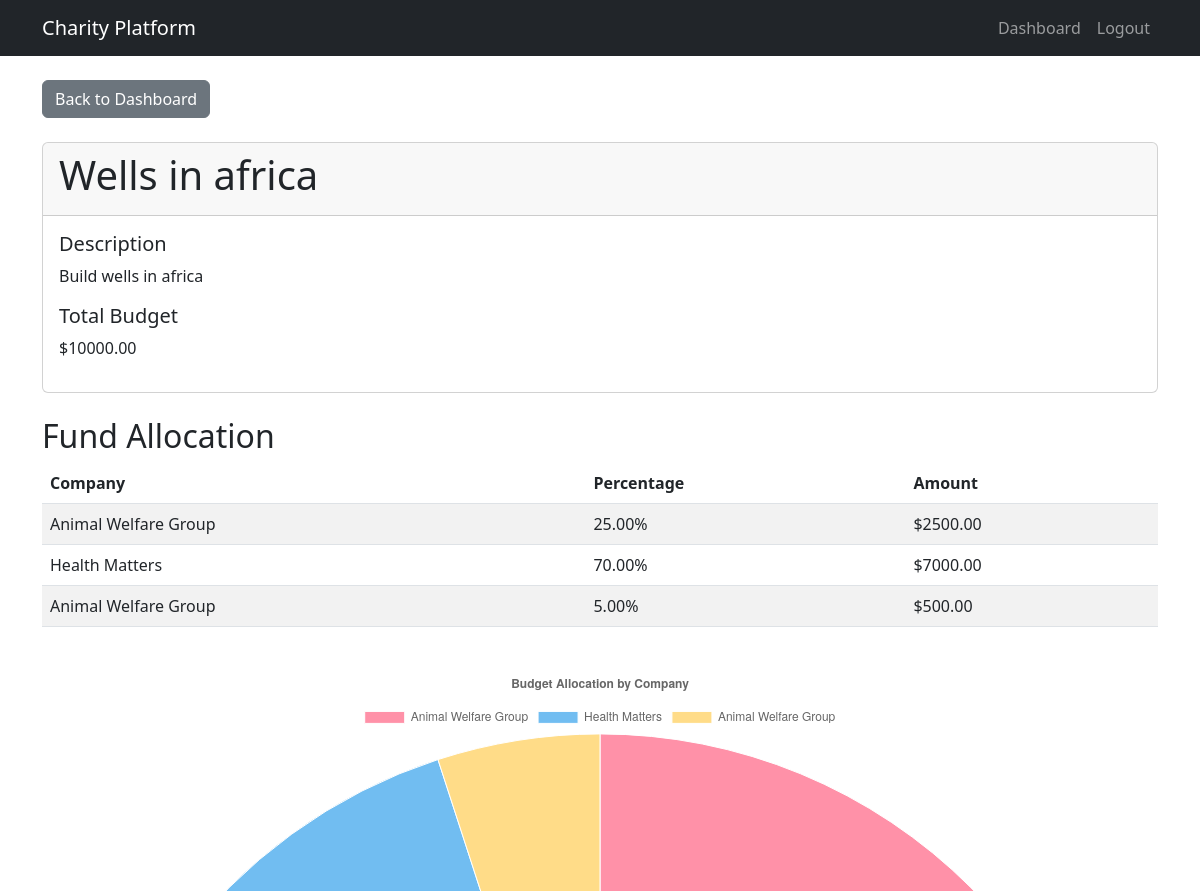
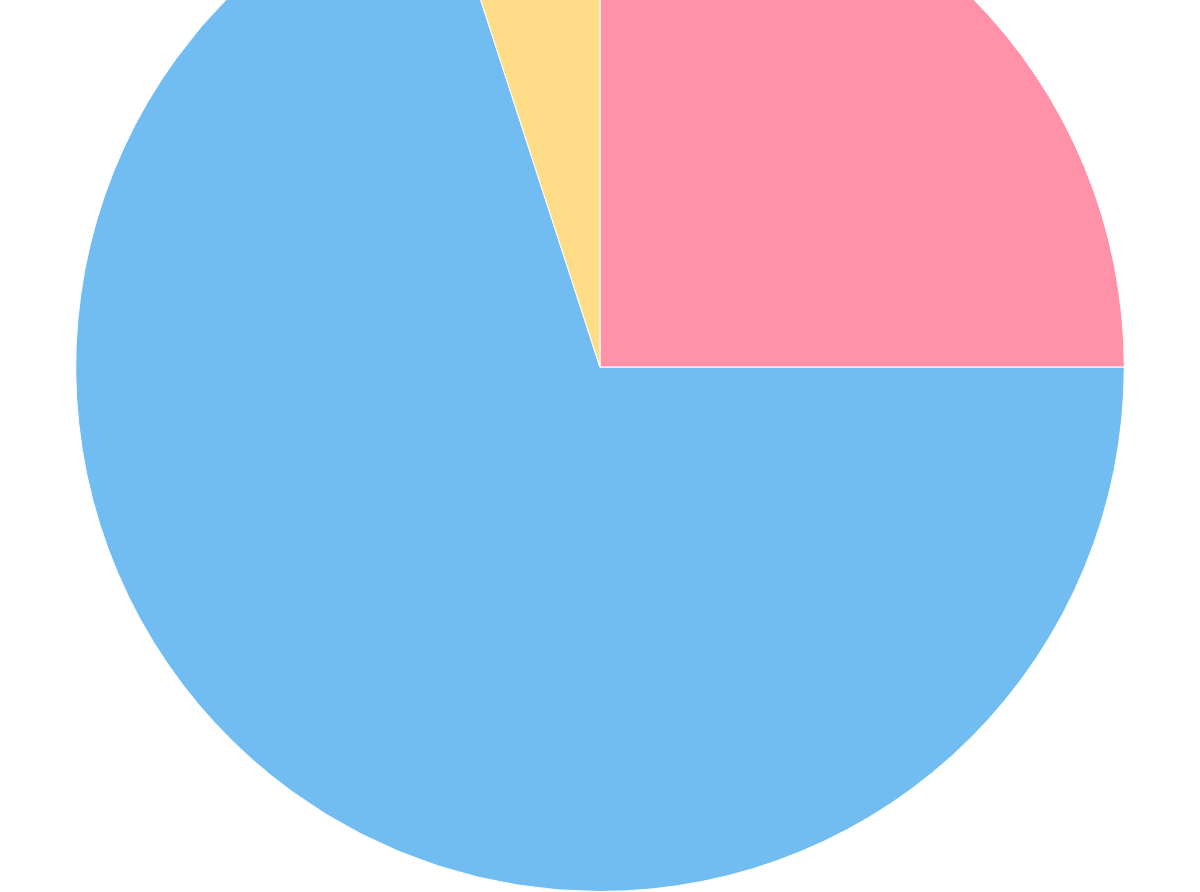
The app's page /projects/1 (signed in) with its own data (2 pictures, top to bottom).
### models.py (models this page shows)
class Project(db.Model):
    id = db.Column(db.Integer, primary_key=True)
    name = db.Column(db.String(100), nullable=False)
    description = db.Column(db.Text)
    total_budget = db.Column(db.Float, nullable=False)
    user_id = db.Column(db.Integer, db.ForeignKey('user.id'), nullable=False)
    project_companies = db.relationship('ProjectCompany', backref='project', lazy=True, cascade="all, delete-orphan")

class ProjectCompany(db.Model):
    id = db.Column(db.Integer, primary_key=True)
    project_id = db.Column(db.Integer, db.ForeignKey('project.id'), nullable=False)
    company_id = db.Column(db.Integer, db.ForeignKey('company.id'), nullable=False)
    percentage = db.Column(db.Float, nullable=False)
    amount = db.Column(db.Float, nullable=False)

class Company(db.Model):
    id = db.Column(db.Integer, primary_key=True)
    name = db.Column(db.String(100), nullable=False)
    description = db.Column(db.Text)
    project_companies = db.relationship('ProjectCompany', backref='company', lazy=True)

### app.py (the view)
@app.route('/projects/<int:project_id>')
@login_required
def view_project(project_id):
    project = Project.query.get_or_404(project_id)
    if project.user_id != current_user.id and current_user.role != 'admin':
        flash("You don't have permission to view this project!")
        return redirect(url_for('dashboard'))
    project_companies = ProjectCompany.query.filter_by(project_id=project_id).all()
    return render_template('view_project.html', project=project, project_companies=project_companies)

### app.py (called while the page is built)
@login_manager.user_loader
def load_user(user_id):
    return User.query.get(int(user_id))

### templates/view_project.html (shortened to what this page needs)
<!DOCTYPE html>
<html lang="en">
<head>
    <link href="https://cdn.jsdelivr.net/npm/bootstrap@5.3.0-alpha1/dist/css/bootstrap.min.css" rel="stylesheet">
</head>
<body>
    <nav class="navbar navbar-expand-lg navbar-dark bg-dark">
        <div class="container">
            <a class="navbar-brand" href="#">Charity Platform</a>
            <div class="collapse navbar-collapse" id="navbarNav">
                <ul class="navbar-nav ms-auto">
                    <li class="nav-item">
                        <a class="nav-link" href="{{ url_for('dashboard') }}">Dashboard</a>
                    </li>
                    <li class="nav-item">
                        <a class="nav-link" href="{{ url_for('logout') }}">Logout</a>
                    </li>
                </ul>
            </div>
        </div>
    </nav>
    <div class="container mt-4">
        <div class="row mb-4">
            <div class="col">
                <a href="{{ url_for('dashboard') }}" class="btn btn-secondary">Back to Dashboard</a>
            </div>
        </div>
        <div class="card mb-4">
            <div class="card-header">
                <h1>{{ project.name }}</h1>
            </div>
            <div class="card-body">
                <h5>Description</h5>
                <p>{{ project.description }}</p>
                <h5>Total Budget</h5>
                <p>${{ "%.2f"|format(project.total_budget) }}</p>
            </div>
        </div>
        <h2>Fund Allocation</h2>
        <div class="table-responsive">
            <table class="table table-striped">
                <thead>
                    <tr>
                        <th>Company</th>
                        <th>Percentage</th>
                        <th>Amount</th>
                    </tr>
                </thead>
                <tbody>
                    {% for pc in project_companies %}
                        <tr>
                            <td>{{ pc.company.name }}</td>
                            <td>{{ "%.2f"|format(pc.percentage) }}%</td>
                            <td>${{ "%.2f"|format(pc.amount) }}</td>
                        </tr>
                    {% endfor %}
                </tbody>
            </table>
        </div>
        <div class="mt-4">
            <canvas id="allocation-chart" width="400" height="200"></canvas>
        </div>
    </div>
    <script>
        document.addEventListener('DOMContentLoaded', function() {
            const ctx = document.getElementById('allocation-chart').getContext('2d');
            // Prepare data for the chart
            const companyNames = [
                {% for pc in project_companies %}
                    "{{ pc.company.name }}"{% if not loop.last %},{% endif %}
                {% endfor %}
            ];
            const percentages = [
                {% for pc in project_companies %}
                    {{ pc.percentage }}{% if not loop.last %},{% endif %}
                {% endfor %}
            ];
            // Create a pie chart
            new Chart(ctx, {
                type: 'pie',
                data: {
                    labels: companyNames,
                    datasets: [{
                        label: 'Budget Allocation',
                        data: percentages,
                        backgroundColor: [
                            'rgba(255, 99, 132, 0.7)',
                            'rgba(54, 162, 235, 0.7)',
                            'rgba(255, 206, 86, 0.7)',
                            'rgba(75, 192, 192, 0.7)',
                            'rgba(153, 102, 255, 0.7)',
                            'rgba(255, 159, 64, 0.7)'
                        ],
                        borderWidth: 1
                    }]
                },
                options: {
                    responsive: true,
                    plugins: {
                        legend: {
                            position: 'top',
                        },
                        title: {
                            display: true,
                            text: 'Budget Allocation by Company'
                        }
                    }
                }
            });
        });
    </script>
</body>
</html>

### records on screen
Project: name "Wells in africa", description "Build wells in africa", total_budget "10000.00"
ProjectCompany: company.name "Animal Welfare Group", percentage "25.00", amount "2500.00"
ProjectCompany: company.name "Health Matters", percentage "70.00", amount "7000.00"
ProjectCompany: company.name "Animal Welfare Group", percentage "5.00", amount "500.00"

### other values on screen
chart data {{ pc.company.name }} Animal Welfare Group, Health Matters, Animal Welfare Group
chart data {{ pc.percentage }} 25.0, 70.0, 5.0
